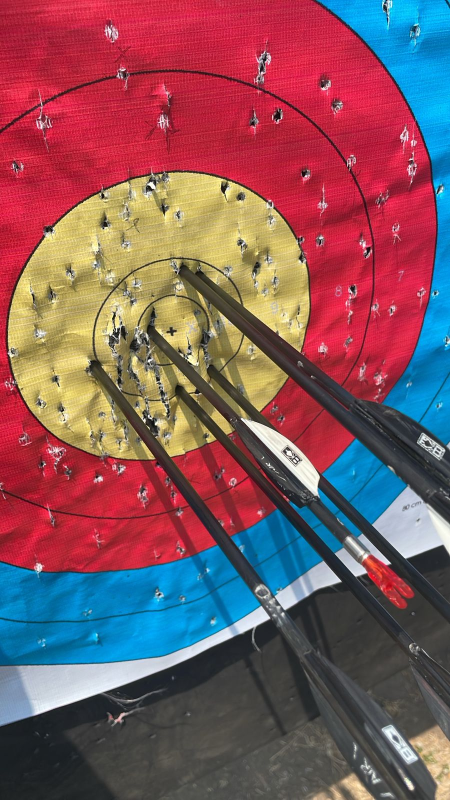
#> input picture Foto Test/WhatsApp Image 2026-09-01 at 11.39.31.jpeg, 900 x 1600 px (shown at 1/2 size)
$ python -i target_detector.py   (imports and definitions only)
#> lines starting #> are read from the running program, lines starting #| are printed output that depends on the picture; after the words box and inside, x2 and y2 are one past the last pixel; in counts of white or black regions, pixels touching at a corner belong together
#> further down, picture is the input picture: shape (1600, 900, 3); mean B, G, R 93.9, 87.5, 130.4
import math
import os
from typing import List, Dict, Any, Tuple, Optional
import cv2
import numpy as np


class ArcheryTargetDetector:
    """
    Separated Computer Vision pipeline for Archery Target and Arrow Detection.
    World Archery 10-ring target face ratios:
      - Ring 10 / X: innermost gold
      - Ring 9: outer gold
      - Ring 8, 7: red
      - Ring 6, 5: blue
      - Ring 4, 3: black
      - Ring 2, 1: white
      - Outside Ring 1: Miss (M)
    """

    def __init__(self, roboflow_api_key: Optional[str] = None):
        self.roboflow_api_key = roboflow_api_key

    # [43 lines left out: function calculate_score_from_coordinates, not called in this run]

    def detect_target_center_and_radius(
        self, image: np.ndarray
    ) -> Tuple[Optional[Tuple[float, float]], Optional[float]]:
        """
        Detects circular target using Hough Circles and color-based yellow/gold center centroid.
        """
        h, w = image.shape[:2]
#> h = 1600; w = 900
        gray = cv2.cvtColor(image, cv2.COLOR_BGR2GRAY)
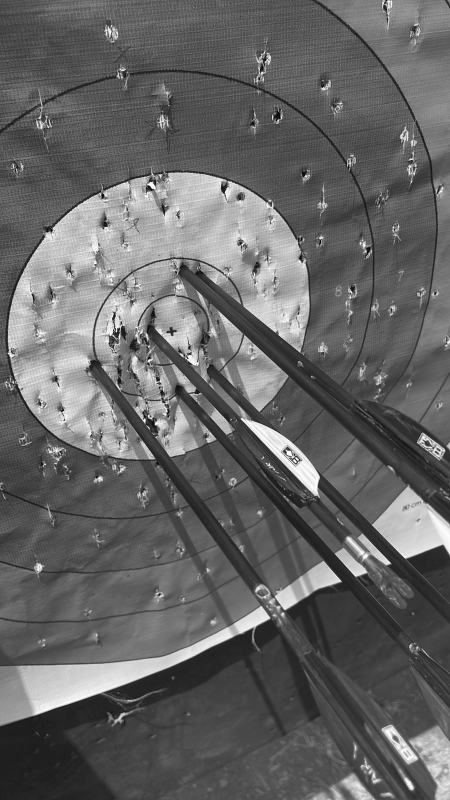
#> gray: shape (1600, 900) (shown at 1/2 size); min 0, max 255, mean 101.1
        blurred = cv2.GaussianBlur(gray, (9, 9), 2)

        # 1. Try color thresholding to locate yellow bullseye center
        hsv = cv2.cvtColor(image, cv2.COLOR_BGR2HSV)
#> hsv: shape (1600, 900, 3); mean H, S, V 104.5, 141.1, 158.1
        lower_yellow = np.array([18, 80, 80])
        upper_yellow = np.array([35, 255, 255])
        mask_yellow = cv2.inRange(hsv, lower_yellow, upper_yellow)
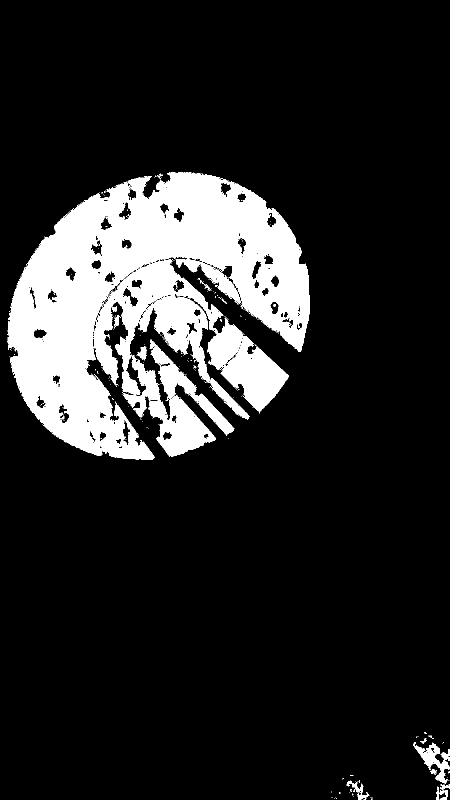
#> mask_yellow: shape (1600, 900) (shown at 1/2 size); 14.9% white; 292 white regions (272 under 20 px)
        contours, _ = cv2.findContours(mask_yellow, cv2.RETR_EXTERNAL, cv2.CHAIN_APPROX_SIMPLE)
#> contours = 246 contours, 230 with area under 20; largest, box (x1, y1, x2, y2) and area: (15, 344, 620, 920) 154058, (187, 519, 469, 914) 34335, (414, 632, 577, 827) 13682, (277, 591, 500, 839) 11670, (352, 518, 482, 609) 2600

        if contours:
            largest = max(contours, key=cv2.contourArea)
#> largest = contour of 2133 points, box (x1, y1, x2, y2) (15, 344, 620, 920), area 154058
            if cv2.contourArea(largest) > 50:
                ((cx, cy), radius) = cv2.minEnclosingCircle(largest)
#> cx = 315.5; cy = 631.1; radius = 317.1
                # The yellow zone (10 and 9 rings) is roughly 20% of target radius
                estimated_target_radius = radius * 5.0
#> estimated_target_radius = 1585.6
                return (float(cx), float(cy)), float(estimated_target_radius)

        # 2. Fallback to Hough Circles
        min_radius = int(min(h, w) * 0.15)
        max_radius = int(min(h, w) * 0.48)
        circles = cv2.HoughCircles(
            blurred,
            cv2.HOUGH_GRADIENT,
            dp=1.2,
            minDist=int(min(h, w) * 0.3),
            param1=100,
            param2=50,
            minRadius=min_radius,
            maxRadius=max_radius,
        )

        if circles is not None and len(circles) > 0:
            circles = np.round(circles[0, :]).astype("int")
            c = circles[0]
            return (float(c[0]), float(c[1])), float(c[2])

        # 3. Fallback to image center if no circle found
        return (float(w / 2), float(h / 2)), float(min(w, h) * 0.42)

    def calculate_angle(self, p1: Tuple[float, float], p2: Tuple[float, float]) -> float:
        """Calculates angle in degrees between two points (from AkhilRai28/Arrow-Detection)."""
        return math.atan2(p1[1] - p2[1], p1[0] - p2[0]) * 180.0 / math.pi

    # [113 lines left out: functions identify_arrow_tip, detect_arrow_points, not called in this run]

    async def detect(
        self,
        image_path: str,
        arrows_per_end: int = 6,
    ) -> Dict[str, Any]:
        """
        Main detection method.
        Returns target information, estimated arrows, and proposed scores for user confirmation.
        """
        if not os.path.exists(image_path):
            raise FileNotFoundError(f"Image not found at {image_path}")

        image = cv2.imread(image_path)
        if image is None:
            raise ValueError("Failed to decode image file.")

        h, w = image.shape[:2]
        center, radius = self.detect_target_center_and_radius(image)
        if center is None or radius is None:
            center = (float(w / 2), float(h / 2))
            radius = float(min(w, h) * 0.4)

        raw_points = self.detect_arrow_points(image, center, radius, max_arrows=arrows_per_end)

        detected_arrows = []
        for i in range(arrows_per_end):
            if i < len(raw_points):
                pt = raw_points[i]
                score_num, is_x = self.calculate_score_from_coordinates((pt[0], pt[1]), center, radius)
                score_display = "X" if is_x else ("M" if score_num == 0 else str(score_num))
                confidence = pt[2]
                detected_arrows.append({
                    "arrow_number": i + 1,
                    "score": score_display,
                    "numeric_score": score_num,
                    "is_x": is_x,
                    "confidence": confidence,
                    "x": round(pt[0], 1),
                    "y": round(pt[1], 1),
                    "angle_deg": round(pt[3], 1) if len(pt) > 3 else 0.0,
                    "source": "ai",
                })
            else:
                # Default undetected slot to 0 / M
                detected_arrows.append({
                    "arrow_number": i + 1,
                    "score": "M",
                    "numeric_score": 0,
                    "is_x": False,
                    "confidence": 0.0,
                    "x": None,
                    "y": None,
                    "source": "ai",
                })

        return {
            "target": {
                "detected": True,
                "center_x": round(center[0], 1),
                "center_y": round(center[1], 1),
                "radius": round(radius, 1),
                "image_width": w,
                "image_height": h,
            },
            "detected_arrows": detected_arrows,
            "message": "Target and arrows detected. Please confirm or correct scores before saving.",
        }

>>> import cv2
>>> picture = cv2.imread('../Foto Test/WhatsApp Image 2026-09-01 at 11.39.31.jpeg')
>>> result = ArcheryTargetDetector().detect_target_center_and_radius(picture)
#> result = ((315.5, 631.1), 1585.6)
